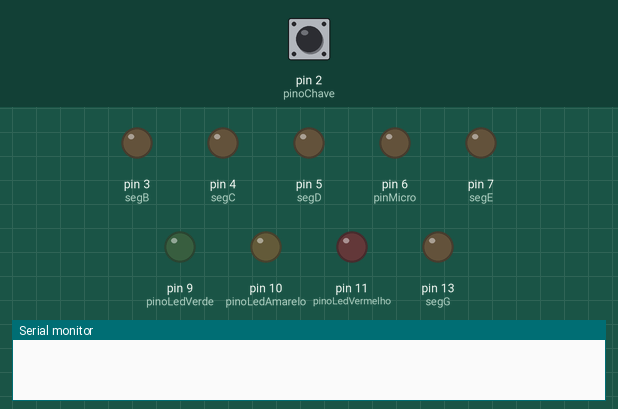
Recording of a sketch running on a simulated Arduino Uno, built with avr-gcc and run on an emulated ATmega328P. Parts: output pins drawn as LEDs (lit = HIGH), the last lines printed to the serial monitor. The test bench sets the inputs (shaded band); at power-on: pin 2 (pinoChave) HIGH. Pins used as bus, display or sensor lines are not drawn.

Above: at 1.2 s.
1.3 s: pin 2 (pinoChave) pulled LOW for 0.15 s
At 2.0 s:
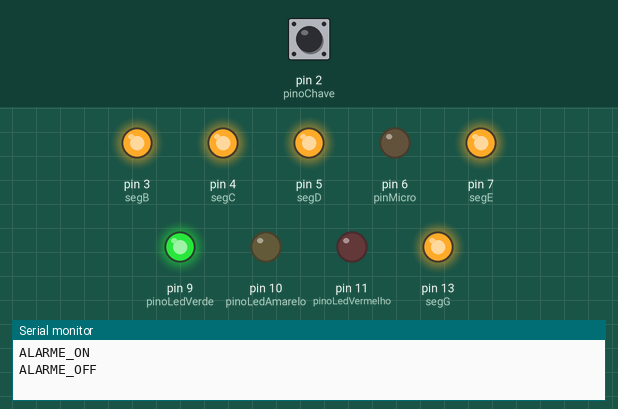
3.0 s: pin 2 (pinoChave) pulled LOW for 3.2 s
At 4.4 s:
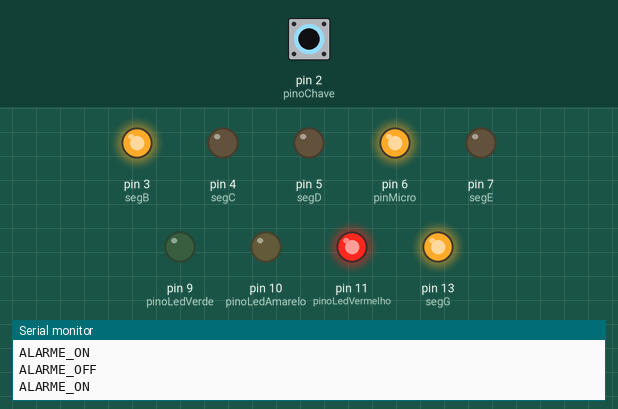
Timing chart, 0 to 7.7 s (numbered marks = the images above; inputs shaded):
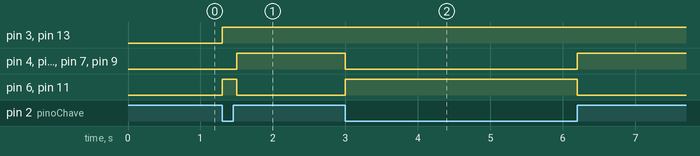

The sketch:

alarm_arduino.ino
```cpp
const int pinoChave = 2;
const int pinoLedVermelho = 11;
const int pinoLedAmarelo = 10;
const int pinoLedVerde = 9;
const int pinMicro = 6;  // Pino do buzzer ou microfone

// Segmentos: a, b, c, d, e, f, g
const int segA = 1;
const int segB = 3;
const int segC = 4;
const int segD = 5;
const int segE = 7;
const int segF = 11;
const int segG = 13;

// Variável para controlar o estado anterior do botão
bool estadoAnteriorBotao = HIGH;

void setup() {
  // Inicializa a comunicação serial
  Serial.begin(9600);

  pinMode(pinoChave, INPUT_PULLUP);
  pinMode(pinoLedVermelho, OUTPUT);
  pinMode(pinoLedAmarelo, OUTPUT);
  pinMode(pinoLedVerde, OUTPUT);
  pinMode(pinMicro, OUTPUT);
  pinMode(segA, OUTPUT);
  pinMode(segB, OUTPUT);
  pinMode(segC, OUTPUT);
  pinMode(segD, OUTPUT);
  pinMode(segE, OUTPUT);
  pinMode(segF, OUTPUT);
  pinMode(segG, OUTPUT);

  apagaDisplay();
}

void loop() {
  bool estadoAtualBotao = digitalRead(pinoChave);

  // Detecta mudança no estado do botão
  if (estadoAtualBotao != estadoAnteriorBotao) {
    if (estadoAtualBotao == LOW) {
      // Botão pressionado - Alarme ativado
      digitalWrite(pinoLedVerde, LOW);
      digitalWrite(pinoLedVermelho, HIGH);
      digitalWrite(pinoLedAmarelo, LOW);
      digitalWrite(pinMicro, HIGH);
      mostrar9();
      Serial.println("ALARME_ON");
    } else {
      // Botão solto - Alarme desativado
      digitalWrite(pinoLedVerde, HIGH);
      digitalWrite(pinoLedVermelho, LOW);
      digitalWrite(pinoLedAmarelo, LOW);
      digitalWrite(pinMicro, LOW);
      mostrar0();
      Serial.println("ALARME_OFF");
    }
    estadoAnteriorBotao = estadoAtualBotao;
  }

  delay(100);
}

void mostrar0() {
  digitalWrite(segA, HIGH);
  digitalWrite(segB, HIGH);
  digitalWrite(segC, HIGH);
  digitalWrite(segD, HIGH);
  digitalWrite(segE, HIGH);
  digitalWrite(segF, LOW);
  digitalWrite(segG, HIGH);
}

void mostrar9() {
  digitalWrite(segA, LOW);
  digitalWrite(segB, HIGH);
  digitalWrite(segC, LOW);
  digitalWrite(segD, LOW);
  digitalWrite(segE, LOW);
  digitalWrite(segF, HIGH);
  digitalWrite(segG, HIGH);
}

void apagaDisplay() {
  digitalWrite(segA, LOW);
  digitalWrite(segB, LOW);
  digitalWrite(segC, LOW);
  digitalWrite(segD, LOW);
  digitalWrite(segE, LOW);
  digitalWrite(segF, LOW);
  digitalWrite(segG, LOW);
} 
```

Measured:
- after the input at 1.3 s, pin 3 (segB), pin 13 (segG): LOW → HIGH at once; pin 4 (segC), pin 5 (segD), pin 7 (segE), pin 9 (pinoLedVerde): LOW → HIGH after 0.20 s; pin 6 (pinMicro), pin 11 (pinoLedVermelho): LOW → HIGH at once, → LOW 0.20 s later
- after the input at 3.0 s, pin 4 (segC), pin 5 (segD), pin 7 (segE), pin 9 (pinoLedVerde): HIGH → LOW at once, → HIGH 3.2 s later; pin 6 (pinMicro), pin 11 (pinoLedVermelho): LOW → HIGH at once, → LOW 3.2 s later
